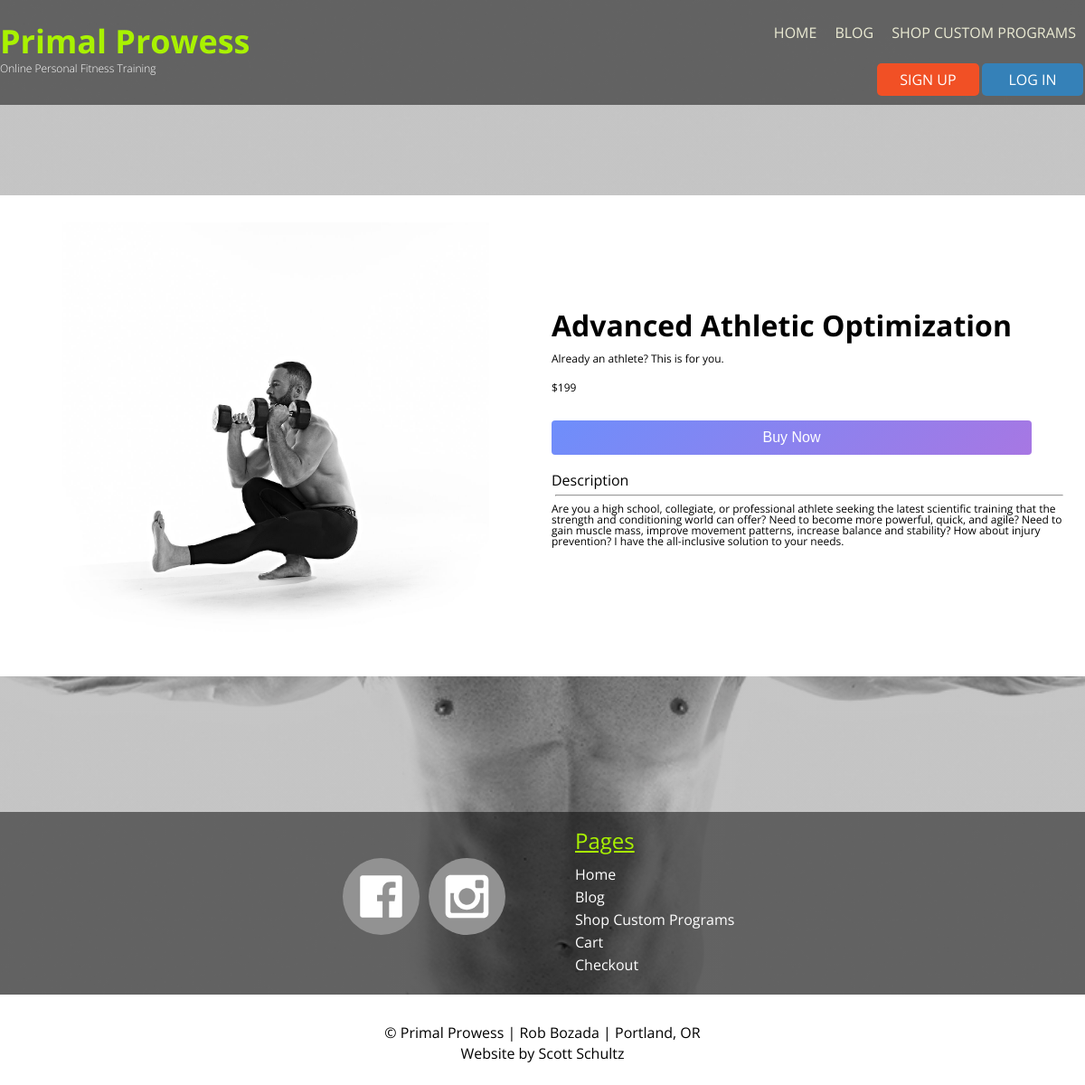
Page /store/store_single_view/advanced-athletic-optimization/ on the committed database.
### accounts/models.py (models this page shows, shortened)
class ShopItem(models.Model):
    slug = models.SlugField(blank=True, null=True, unique=True)
    product_name = models.CharField(max_length=50)
    file = models.FileField(null=True)
    img = models.ImageField(upload_to=product_img_uh, null=True)
    alt_text = models.CharField(max_length=50, null=True)
    short_description = models.CharField(max_length=100, null=True)
    description = models.CharField(max_length=500)
    price = models.CharField(max_length=50, null=True)
    store_button = models.CharField(max_length=1000, blank=True)

### accounts/views.py (the view)
def store_single_view(request, slug):
    product = get_object_or_404(ShopItem, slug=slug)
    return render(request, "accounts/store_single_view.html", {'product': product})

### accounts/templatetags/accounts_tags.py (called while the page is built)
@register.simple_tag
def store_image_or_default(product):
    print(product.img.url)
    return mark_safe('<img class="" src="{}" alt="{}">'.format(product.img.url, product.alt_text))

### accounts/templates/accounts/store_single_view.html
{% extends 'base.html' %}
{% load accounts_tags %}
{% block content %}
    <main class="store_single_view">
        <div class="product_image">
            {% store_image_or_default product %}
        </div>
        <div class="product_description">
            <h2 class="blog">{{ product.product_name }}</h2>
            <p>{{ product.short_description }}</p>
            <p>{{ product.price }}</p>
            {% if product.store_button %}
                {{ product.store_button|safe }}
            {% endif %}
            <section class="review description">
                <h3>Description</h3>
                <hr>
                <p>{{ product.description }}</p>
            </section>
        </div>
    </main>
{% endblock %}

### accounts/static/styles/style.css (style rules this page uses)
body { background: linear-gradient(rgba(64, 64, 64, 0.3), rgba(64, 64, 64, 0.3)), url("/static/accounts/img/rob_correct_crop.jpg"); background-repeat: no-repeat; background-attachment: fixed; background-position: center; background-size: cover; font-family: 'Open Sans', sans-serif; }
main { margin: 0 auto; }
form input { width: 90%; padding: 12px 2px; margin: 0 4% 3% 4%; display: inline-block; border: 1px solid black; box-sizing: border-box; border-radius: 4px; cursor: pointer; }
main.store_single_view { background-color: white; margin-top: -400px; }
main.store_single_view img { display: block; width: 95%; height: auto; margin-right: auto; margin-left: auto; padding: 20px 0 20px 0; }
main.store_single_view h2 { font-size: 2em; font-weight: bold; padding: 5px 0 15px 10px; }
main.store_single_view h3 { padding: 10px 0 0 10px; }
main.store_single_view p { font-size: .75em; padding: 0 10px 20px 10px; }
main.store_single_view hr { width: 95%; }
main.store_single_view input.store-button { background: linear-gradient(135deg, #6e8efb, #a777e3); margin: 10px 0 10px 10px; padding: 10px 90px; font-size: 1em; box-shadow: none; border: none; color: white; text-align: center; }
@media (min-width: 768px) { main.store_single_view { padding: 10px; } }
@media (min-width: 768px) { main.store_single_view img { width: 80%; } }
@media (min-width: 1020px) { main.store_single_view { display: grid; grid-template-columns: 50% 50%; } }
@media (min-width: 1020px) { main div.product_description { display: flex; flex-direction: column; justify-content: center; } }

### rows in the picture
ShopItem: img+alt_text (picture), product_name "Advanced Athletic Optimization", short_description "Already an athlete? This is for you.", price "$199", description "Are you a high school, collegiate, or professional athlete seeking the latest scientific training that the strength and conditioning world can offer? Need to become more powerful, quick, and agile? Need to gain muscle mass, improve movement patterns, increase balance and stability? How about injury prevention? I have the all-inclusive solution to your needs."
